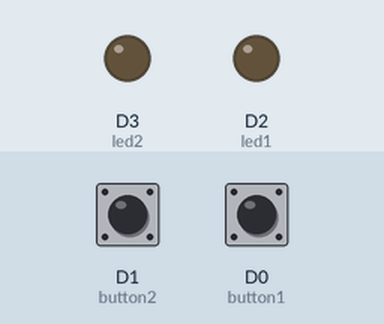
Simulated run of this sketch. Board: ESP8266 (NodeMCU). Shown: output pins drawn as LEDs (lit = HIGH). The test bench sets the inputs (shaded band); at power-on: D1 (button2) LOW, D0 (button1) LOW.

Above: at 1.2 s.
1.3 s: D1 (button2) pulled HIGH for 0.15 s
At 1.37 s:
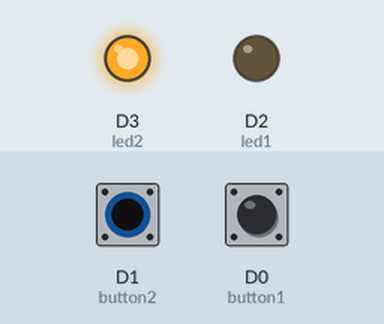
2.9 s: D0 (button1) pulled HIGH for 0.15 s
At 2.97 s:
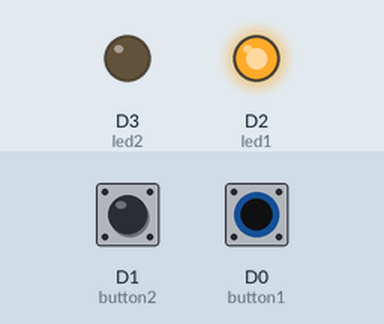
4.5 s: D0 (button1) pulled HIGH for 3.2 s
At 8.5 s:
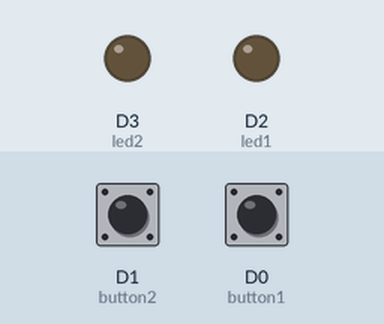
9.2 s: D1 (button2) pulled HIGH for 3.2 s
At 9.7 s:
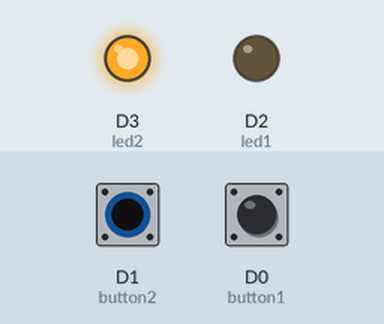
13.9 s: D1 (button2) driven HIGH and D0 (button1) driven HIGH
At 14.4 s:
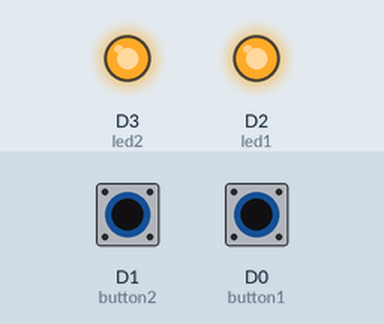
Timing chart, 0 to 16.4 s (numbered marks = the images above; inputs shaded):
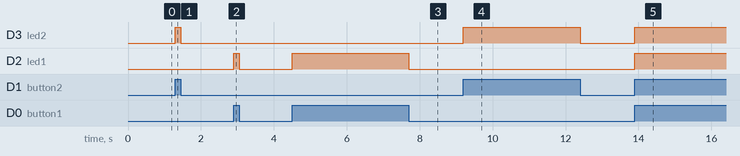

The sketch:

LED_and_Switch.ino
```cpp
const int button1 = D0;
const int button2 = D1;
const int led1 = D2;
const int led2 = D3;
int buttonState1 = 0;
int buttonState2 = 0;
void setup() {
  pinMode(button1,INPUT);
  pinMode(button2,INPUT);
  pinMode(led1,OUTPUT);
  pinMode(led2,OUTPUT);
}

void loop() {
  buttonState1 = digitalRead(button1);
  buttonState2 = digitalRead(button2);
  if(buttonState1==HIGH&&buttonState2==LOW)
  {
    digitalWrite(led1,HIGH);
    digitalWrite(led2,LOW);

  }
  else if(buttonState1==LOW&&buttonState2==HIGH)
  {
    digitalWrite(led1,LOW);
    digitalWrite(led2,HIGH);

  }
  else if(buttonState1==HIGH&&buttonState2==HIGH)
  {
    digitalWrite(led1,HIGH);
    digitalWrite(led2,HIGH);

  }
  else
  {
    digitalWrite(led1,LOW);
    digitalWrite(led2,LOW);

  }

}
```

Measured:
- after the input at 1.3 s, D3 (led2): LOW → HIGH at once, → LOW 0.15 s later
- after the input at 2.9 s, D2 (led1): LOW → HIGH at once, → LOW 0.15 s later
- after the input at 4.5 s, D2 (led1): LOW → HIGH at once, → LOW 3.2 s later
- after the input at 9.2 s, D3 (led2): LOW → HIGH at once, → LOW 3.2 s later
- after the input at 13.9 s, D3 (led2), D2 (led1): LOW → HIGH at once
